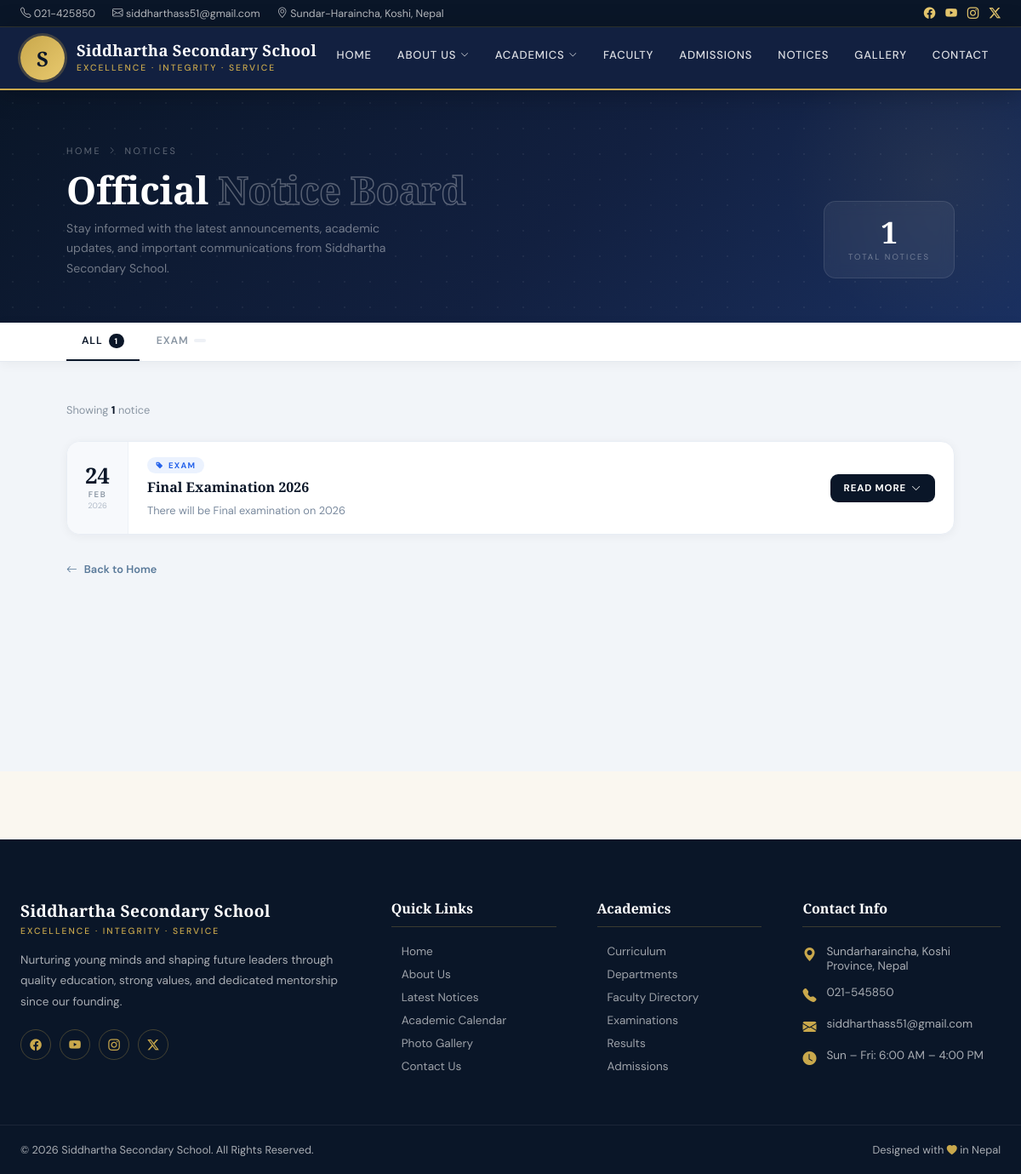
Page /news/ on the committed database.
### news/models.py (models this page shows, shortened)
class Notices(models.Model):
    CATEGORY_CHOICES=[
        ('General', 'General'),
        ('Exam', 'Examination'),
        ('Holiday', 'Holiday'),
        ('Event', 'Event'),
    ]
    title = models.CharField(max_length=200)
    content = models.TextField()
    category = models.CharField(max_length=20, choices=CATEGORY_CHOICES, default='General')
    date_posted = models.DateTimeField(auto_now_add=True)
    is_urgent = models.BooleanField(default=False)
    class Meta:
        ordering = ['-date_posted']

### news/views.py (the view)
# urls.py: path('',views.notice_list,name='notice_list')
def notice_list(request):
    notices = Notices.objects.all()
    return render(request, 'news/notice_list.html', {'notices': notices})

### news/templates/news/notice_list.html (shortened to what this page needs)
{% extends 'core/base.html' %}
{% load static %}
{% block content %}
<div class="notice-page">
<div class="notice-hero">
    <div class="notice-hero-inner">
        <div>
            <div class="notice-breadcrumb">
                <a href="{% url 'home' %}">Home</a>
                <i class="bi bi-chevron-right" style="font-size:.55rem;"></i>
                <span>Notices</span>
            </div>
            <h1>Official <span>Notice Board</span></h1>
            <p class="notice-hero-sub">
                Stay informed with the latest announcements, academic updates,
                and important communications from Siddhartha Secondary School.
            </p>
        </div>
        <div class="notice-total-pill">
            <span class="nt-num">{{ notices.count }}</span>
            <span class="nt-lbl">Total Notices</span>
        </div>
    </div>
</div>
<div class="notice-tabs-bar">
    <div class="notice-tabs-inner">
        <button class="ntab active" data-cat="all">
            All <span class="ntab-count">{{ notices.count }}</span>
        </button>
        <button class="ntab" data-cat="exam">
            Exam <span class="ntab-count">{{ exam_count }}</span>
        </button>
    </div>
</div>
<div class="notice-main">
    <div class="notice-top-row">
        <p class="notice-result-text">
            Showing <strong id="nVisible">{{ notices.count }}</strong>
            notice{{ notices.count|pluralize }}
        </p>
    </div>
    <div class="notice-list" id="noticeList">
        {% for notice in notices %}
        {% now "Y-m-d" as today_str %}
        <div class="n-card"
             data-cat="{{ notice.category|default:'general'|lower }}"
             data-id="{{ forloop.counter }}">
            <div class="n-date-col">
                <span class="n-day">{{ notice.date_posted|date:"d" }}</span>
                <span class="n-month">{{ notice.date_posted|date:"M" }}</span>
                <span class="n-year">{{ notice.date_posted|date:"Y" }}</span>
            </div>
            <div class="n-content">
                <span class="n-tag cat-{{ notice.category|default:'general'|lower }}">
                    <i class="bi bi-tag-fill" style="font-size:.55rem;"></i>
                    {{ notice.category|default:"General" }}
                </span>
                <h3 class="n-title">{{ notice.title }}</h3>
                <p class="n-excerpt">{{ notice.content|truncatewords:20 }}</p>
            </div>
            <div class="n-action">
                <button class="n-read-btn" onclick="toggleNotice({{ forloop.counter }})">
                    Read More <i class="bi bi-chevron-down"></i>
                </button>
            </div>
        </div>
        {% empty %}
        <div class="n-empty">
            <div class="n-empty-icon"><i class="bi bi-clipboard-x"></i></div>
            <h3>No Notices Posted Yet</h3>
            <p>Check back later for announcements and updates from the school.</p>
        </div>
        {% endfor %}
    </div>
    <a href="{% url 'home' %}" class="notice-back">
        <i class="bi bi-arrow-left"></i> Back to Home
    </a>
</div>
</div>
{% endblock %}

### core/templates/core/base.html (style rules this page uses)
:root { --navy: #0a1628; --navy-2: #122040; --gold: #c9a84c; --gold-lt: #e8c96e; --cream: #faf7f0; --text: #1e2a3a; --muted: #6b7a8d; --white: #ffffff; --border: rgba(201,168,76,0.25); --shadow: 0 8px 40px rgba(10,22,40,0.12); }
*, *::before, *::after { box-sizing: border-box; margin: 0; padding: 0; }
html { scroll-behavior: smooth; }
body { font-family: 'DM Sans', sans-serif; background: var(--cream); color: var(--text); overflow-x: hidden; }

### rows in the picture
Notices: date_posted "24", date_posted "FEB", date_posted "2026", category "EXAM", title "Final Examination 2026", content "There will be Final examination on 2026"

### other values in the picture
{{ notices.count }} "1"
